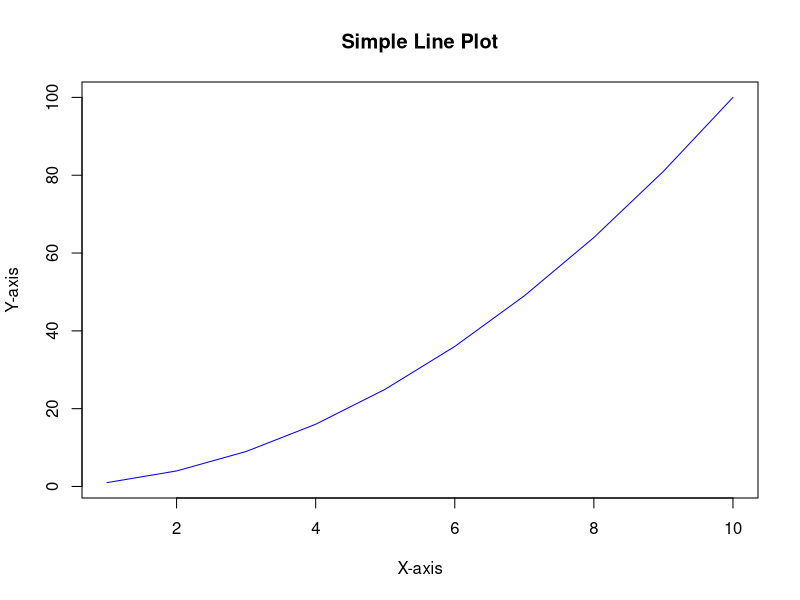

Generate this figure with R: (Note: this script raises an error after producing the figure.)

# Unit 1 ------------------------------------------------------------------

a = 1
a


a = 3L
b = "abc"
class(a)
class(b)
c = 3.2L
c
class(c)
typeof(a)
mode(a)

ls()

# Create some data
x <- 1:10
y <- x^2

# Plot the data
plot(x, y, type = "l", col = "blue", main = "Simple Line Plot", xlab = "X-axis", ylab = "Y-axis")
as.integer(17.25)
class(as.integer(17.25))

as.numeric(21L)
class(as.numeric215L)

a = 17+17 ;a
b = 18+18 ;b

z = a^2 * b^2 ;z

#Exponetion Function

sqrt(64)

abs(-5)

sin(pi/2)
cos(pi/2)
asin(0)
factorial(5)
log(2)
log10(2)
round(1.354,digits = 0)

7%%2
6%%2

#Data Structure
# 1. Vector (1-D array)
# 2. Matrix (2-D array)
# 3. Array (Multi-D array with layers)
# 4. DataFrame (Multi-D)
# 5. Factor
# 1. List 

#Vector
# Numeric vector
numeric_vector <- c(1, 2, 3, 4, 5)
print(numeric_vector) 
length(numeric_vector)

# Character vector
char_vector <- c("apple", "banana", "cherry")
print(char_vector)  

# Logical vector
logical_vector <- c(TRUE, FALSE, TRUE)
print(logical_vector)


#Ploy a Data
# Sample Data
x <- 1:10
y <- c(2, 5, 7, 9, 12, 14, 18, 20, 23, 25)

# Open a plotting window
#par(bg = "lightgray")  # Set background color

# Plot with enhanced style
#    main = "Styled Line Plot", font.main = 2, col.main = "darkblue",
     #xlab = "X-axis", ylab = "Y-axis", 
     #col.lab = "darkred", font.lab = 2, 
     #col.axis = "black", las = 1, 
     #xaxt = "n", yaxt = "n")  # Disable default axes

# Custom Axis
#axis(1, at = x, labels = x, col.axis = "black", col = "black", lwd = 2)
#axis(2, at = seq(0, 25, 5), labels = seq(0, 25, 5), col.axis = "black", col = "black", lwd = 2)

# Add Grid
#grid(nx = NULL, ny = NULL, col = "white", lty = "dotted", lwd = 1.5)

# Add points for better visibility
#points(x, y, col = "red", pch = 16, cex = 1.5)


# Day - 3 -> 6/2/2025

x=c(1,8,6,9,4,3,5)
y=c(11,42,63,55,12)
z=c(x,y) ;z
z1=c(y,x) ;z1

x [c(2,4)]

x <- c(8,9)
x[4] = 2
print(x)

z [6:9]

v = vector(length = 3) ;v
v[1] = 2 ;v
v[2] = 4 ;v
v[3] = 6 ;v

#Vector with Scaler Opretions
a = c(1,2,3,4,5,6) ;a
b = c(2,3,45,4,5) ;b
a + 2 ;a
a * 4 ;a
a / 2 ;a

#Vector with Vector
a + b;
a - b;
a * b;
a / b;

a1 = c(1,2,3);a1
b1 = c(5,6,7,8,9);b1
a1 + b1

#Generating Sequence
p = 1:10 ;p
q = 10:1 ;q 
r = -5:4 ;r
s = 4:-5 ;s

p1 = seq(1:10) ;p1
t = seq(from = 1, to = 51, by = 2) ;t
t1 = seq(1,50,2) ;t1

z = seq(1,50,-4) ;z # Wrong Arugment(Decending Order)
z = seq(50,1,-4) ;z # Correct Arugment

a1 = c(11,22,33) ;a1
b1 = c(1,2,3) ;b1
c1 = c(1,3,5,7) ;c1

new <- c(a1[1], a1[2], b1[2], c1[1], c1[2], c1[3])
print(new)

new = c(a1[1:2], b1[2], c1[1:3]) ;new

c1[-2] # -sign represent remove the specific variable place
new[-3]

